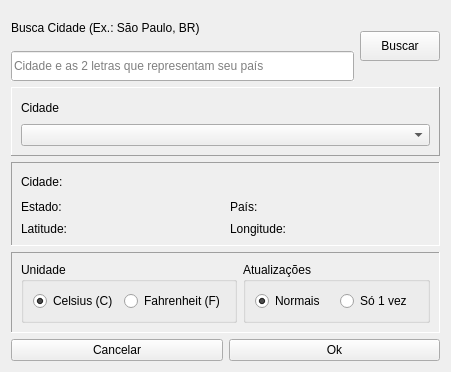
<?xml version="1.0" encoding="UTF-8"?>
<ui version="4.0">
 <class>configweat</class>
 <widget class="QWidget" name="configweat">
  <property name="geometry">
   <rect>
    <x>0</x>
    <y>0</y>
    <width>451</width>
    <height>372</height>
   </rect>
  </property>
  <property name="minimumSize">
   <size>
    <width>451</width>
    <height>372</height>
   </size>
  </property>
  <property name="windowTitle">
   <string>Form</string>
  </property>
  <layout class="QGridLayout" name="gridLayout_7">
   <item row="0" column="0">
    <layout class="QVBoxLayout" name="verticalLayout_2">
     <item>
      <layout class="QGridLayout" name="gridLayout">
       <item row="0" column="0">
        <widget class="QLabel" name="label">
         <property name="text">
          <string>Busca Cidade (Ex.: São Paulo, BR)</string>
         </property>
        </widget>
       </item>
       <item row="0" column="1" rowspan="2">
        <widget class="QPushButton" name="pbBusca">
         <property name="minimumSize">
          <size>
           <width>0</width>
           <height>30</height>
          </size>
         </property>
         <property name="text">
          <string>Buscar</string>
         </property>
         <property name="icon">
          <iconset resource="../rcCDash.qrc">
           <normaloff>:/imagens/procurar.png</normaloff>:/imagens/procurar.png</iconset>
         </property>
        </widget>
       </item>
       <item row="1" column="0">
        <widget class="QLineEdit" name="leCidade">
         <property name="minimumSize">
          <size>
           <width>0</width>
           <height>30</height>
          </size>
         </property>
         <property name="autoFillBackground">
          <bool>true</bool>
         </property>
         <property name="text">
          <string/>
         </property>
         <property name="placeholderText">
          <string>Cidade e as 2 letras que representam seu país</string>
         </property>
        </widget>
       </item>
      </layout>
     </item>
     <item>
      <widget class="QFrame" name="frame">
       <property name="frameShape">
        <enum>QFrame::Panel</enum>
       </property>
       <property name="frameShadow">
        <enum>QFrame::Raised</enum>
       </property>
       <layout class="QGridLayout" name="gridLayout_6">
        <item row="0" column="0">
         <widget class="QLabel" name="label_2">
          <property name="text">
           <string>Cidade</string>
          </property>
         </widget>
        </item>
        <item row="1" column="0">
         <widget class="QComboBox" name="cbCidades"/>
        </item>
       </layout>
      </widget>
     </item>
     <item>
      <widget class="QFrame" name="frame_3">
       <property name="frameShape">
        <enum>QFrame::Panel</enum>
       </property>
       <property name="frameShadow">
        <enum>QFrame::Sunken</enum>
       </property>
       <layout class="QGridLayout" name="gridLayout_4">
        <item row="0" column="0">
         <layout class="QVBoxLayout" name="verticalLayout">
          <property name="spacing">
           <number>8</number>
          </property>
          <item>
           <layout class="QHBoxLayout" name="horizontalLayout">
            <item>
             <widget class="QLabel" name="label_4">
              <property name="text">
               <string>Cidade:</string>
              </property>
             </widget>
            </item>
            <item>
             <widget class="QLabel" name="lcidade">
              <property name="text">
               <string/>
              </property>
             </widget>
            </item>
            <item>
             <spacer name="horizontalSpacer">
              <property name="orientation">
               <enum>Qt::Horizontal</enum>
              </property>
              <property name="sizeHint" stdset="0">
               <size>
                <width>40</width>
                <height>20</height>
               </size>
              </property>
             </spacer>
            </item>
           </layout>
          </item>
          <item>
           <layout class="QHBoxLayout" name="horizontalLayout_2">
            <item>
             <widget class="QLabel" name="label_5">
              <property name="text">
               <string>Estado:</string>
              </property>
             </widget>
            </item>
            <item>
             <widget class="QLabel" name="lestado">
              <property name="text">
               <string/>
              </property>
             </widget>
            </item>
            <item>
             <widget class="QLabel" name="label_6">
              <property name="text">
               <string>País:</string>
              </property>
             </widget>
            </item>
            <item>
             <widget class="QLabel" name="lpais">
              <property name="text">
               <string/>
              </property>
             </widget>
            </item>
           </layout>
          </item>
          <item>
           <layout class="QHBoxLayout" name="horizontalLayout_4">
            <item>
             <widget class="QLabel" name="label_7">
              <property name="text">
               <string>Latitude:</string>
              </property>
             </widget>
            </item>
            <item>
             <widget class="QLabel" name="llatitude">
              <property name="text">
               <string/>
              </property>
             </widget>
            </item>
            <item>
             <widget class="QLabel" name="label_8">
              <property name="text">
               <string>Longitude:</string>
              </property>
             </widget>
            </item>
            <item>
             <widget class="QLabel" name="llongitude">
              <property name="text">
               <string/>
              </property>
             </widget>
            </item>
           </layout>
          </item>
         </layout>
        </item>
       </layout>
       <widget class="QLabel" name="label_3">
        <property name="geometry">
         <rect>
          <x>10</x>
          <y>10</y>
          <width>62</width>
          <height>16</height>
         </rect>
        </property>
        <property name="text">
         <string/>
        </property>
       </widget>
      </widget>
     </item>
     <item>
      <widget class="QFrame" name="frame_2">
       <property name="frameShape">
        <enum>QFrame::Panel</enum>
       </property>
       <property name="frameShadow">
        <enum>QFrame::Sunken</enum>
       </property>
       <layout class="QGridLayout" name="gridLayout_5">
        <item row="0" column="0">
         <widget class="QGroupBox" name="groupBox">
          <property name="title">
           <string>Unidade</string>
          </property>
          <property name="flat">
           <bool>false</bool>
          </property>
          <property name="checkable">
           <bool>false</bool>
          </property>
          <layout class="QGridLayout" name="gridLayout_3">
           <item row="0" column="0">
            <widget class="QRadioButton" name="rbCelsius">
             <property name="text">
              <string>Celsius (C)</string>
             </property>
             <property name="checked">
              <bool>true</bool>
             </property>
            </widget>
           </item>
           <item row="0" column="1">
            <widget class="QRadioButton" name="rbFarenheit">
             <property name="text">
              <string>Fahrenheit (F)</string>
             </property>
            </widget>
           </item>
          </layout>
         </widget>
        </item>
        <item row="0" column="1">
         <widget class="QGroupBox" name="groupBox_2">
          <property name="title">
           <string>Atualizações</string>
          </property>
          <property name="flat">
           <bool>false</bool>
          </property>
          <property name="checkable">
           <bool>false</bool>
          </property>
          <layout class="QGridLayout" name="gridLayout_2">
           <item row="0" column="0">
            <widget class="QRadioButton" name="rbatuNornal">
             <property name="text">
              <string>Normais</string>
             </property>
             <property name="checked">
              <bool>true</bool>
             </property>
            </widget>
           </item>
           <item row="0" column="1">
            <widget class="QRadioButton" name="rbatusouma">
             <property name="text">
              <string>Só 1 vez</string>
             </property>
            </widget>
           </item>
          </layout>
         </widget>
        </item>
       </layout>
      </widget>
     </item>
     <item>
      <layout class="QHBoxLayout" name="horizontalLayout_3">
       <item>
        <widget class="QPushButton" name="pbCancel">
         <property name="text">
          <string>Cancelar</string>
         </property>
         <property name="icon">
          <iconset resource="../rcCDash.qrc">
           <normaloff>:/imagens/cancel.png</normaloff>:/imagens/cancel.png</iconset>
         </property>
        </widget>
       </item>
       <item>
        <widget class="QPushButton" name="pbOk">
         <property name="text">
          <string>Ok</string>
         </property>
         <property name="icon">
          <iconset resource="../rcCDash.qrc">
           <normaloff>:/imagens/ok.png</normaloff>:/imagens/ok.png</iconset>
         </property>
        </widget>
       </item>
      </layout>
     </item>
    </layout>
   </item>
  </layout>
 </widget>
 <resources>
  <include location="../rcCDash.qrc"/>
 </resources>
 <connections/>
</ui>
